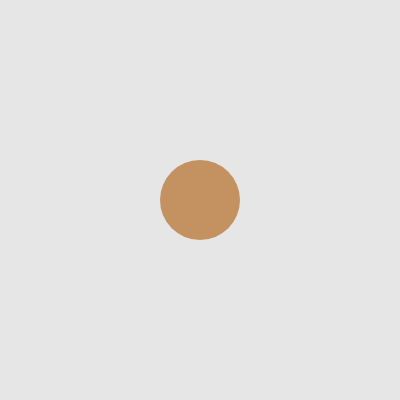
Frame 1 (no input)
Frame 60 (no input): identical to frame 1, image omitted
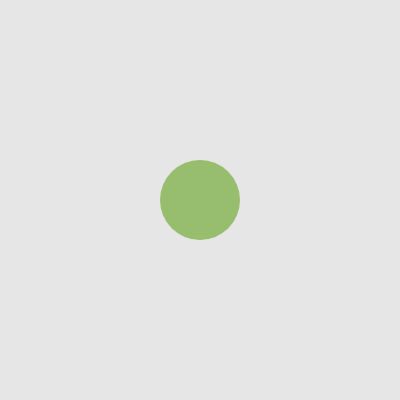
Frame 120 (the mouse pressed at the canvas centre since frame 60)

The p5.js sketch that drew these frames (run headless with seeded random() and noise() and a simulated clock; from frame 60 on, the mouse is pressed at the canvas centre):

// p5.js sketch
// ── sketch.js
// DM2008 — Activity 4a [Guided]
// Bake a Cookie (30 min)

let cookie;

function setup() {
  createCanvas(400, 400);
  noStroke();
  cookie = new Cookie("chocolate", 80, width / 2, height / 2);
}

function draw() {
  background(230);
  cookie.show();
}

class Cookie {
  constructor(flavor, sz, x, y) {
    // this. binds each value to this specific cookie object
    this.flavor = flavor;
    this.sz = sz;
    this.x = x;
    this.y = y;
  }

  show() {
    switch (this.flavor) {
      case "chocolate":
        fill(196, 146, 96);
        break;
      case "vanilla":
        fill(255, 223, 150);
        break;
      case "strawberry":
        fill(255, 150, 170);
        break;
      case "matcha":
        fill(150, 190, 110);
        break;
      default:
        fill(220, 180, 120);
    }
    ellipse(this.x, this.y, this.sz);
  }

  // Moves the cookie 20px depending on which arrow key was pressed
  move() {
    if (key === "ArrowLeft") {
      this.x -= 20;
    } else if (key === "ArrowRight") {
      this.x += 20;
    } else if (key === "ArrowUp") {
      this.y -= 20;
    } else if (key === "ArrowDown") {
      this.y += 20;
    }
  }

  // Picks a random flavor from the list
  randomFlavor() {
    let flavors = ["chocolate", "vanilla", "strawberry", "matcha", "oatmeal"];
    this.flavor = random(flavors);
  }
}

// Call cookie.move() when an arrow key is pressed
function keyPressed() {
  cookie.move();
  return false; // stops the arrow keys from scrolling the page
}

// Call cookie.randomFlavor() when the mouse is clicked
function mousePressed() {
  cookie.randomFlavor();
}
